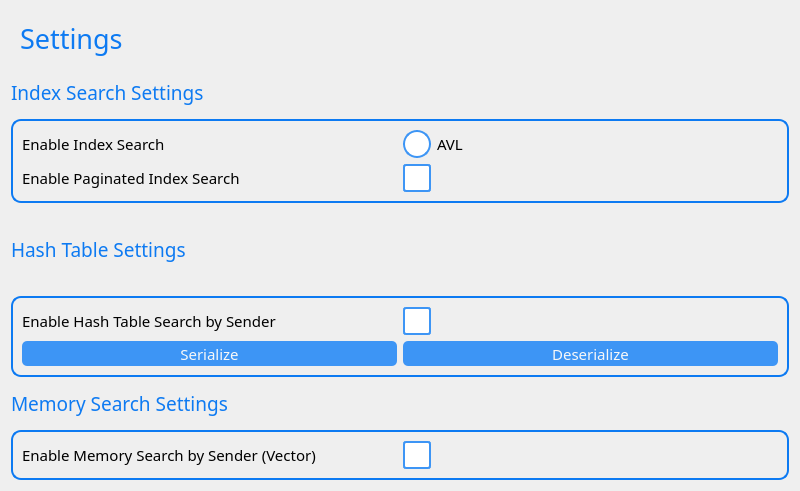
<?xml version="1.0" encoding="UTF-8"?>
<ui version="4.0">
 <class>SettingsWindow</class>
 <widget class="QWidget" name="SettingsWindow">
  <property name="geometry">
   <rect>
    <x>0</x>
    <y>0</y>
    <width>800</width>
    <height>491</height>
   </rect>
  </property>
  <property name="font">
   <font>
    <family>Montserrat</family>
   </font>
  </property>
  <property name="windowTitle">
   <string>Form</string>
  </property>
  <property name="styleSheet">
   <string notr="true">/**
 * Blue: rgb(61, 149, 245);
 * Hover Blue: rgb(13, 122, 242);
 * Light Hover Blue: rgb(187, 225, 250);
 * Red: rgb(242, 22, 43);
 * Hover Red: rgb(203, 11, 29);
 * Green: rgb(82, 224, 102);
 * Yellow: rgb(253, 214, 52);
 * Hover Yellow:  rgb(253, 205, 36);
 * Hover Green: rgb(39, 216, 63);
 * Light Gray: rgb(200, 200, 200);
 * Gray : rgb(239, 239, 239);
 * White: rgb(248, 248, 248);
 */

#SettingsWindow {
	background-color: rgb(239, 239, 239);
	border-radius: 10px;
}

QLabel {
	background-color: rgb(239, 239, 239);
}
QCheckBox::indicator {
   border: 2px solid rgb(61, 149, 245);
	width: 24px;
	height: 24px;
	border-radius: 3px;
    background: rgb(255, 255, 255);
}
QCheckBox::indicator:hover {
    border: 2px solid rgb(13, 122, 242);
}
QCheckBox::indicator:checked {
   border: 2px solid rgb(13, 122, 242);
	background: rgb(61, 149, 245);
	background-image: url(:/icons/checked.png);
}

QRadioButton::indicator {
    border: 2px solid rgb(61, 149, 245);
	width: 24px;
	height: 24px;
	border-radius: 14px;
    background: rgb(255, 255, 255);
}
QRadioButton::indicator:hover {
    border: 2px solid rgb(13, 122, 242);
}
QRadioButton::indicator:checked {
	border: 2px solid rgb(13, 122, 242);
    background: rgb(61, 149, 245);
	background-image: url(:/icons/checked.png);
}

QPushButton {
	background-color: rgb(61, 149, 245);
	color: rgb(248, 248, 248);
	border-radius: 5px;
}

QPushButton:hover {
	background-color: rgb(13, 122, 242);
}</string>
  </property>
  <layout class="QGridLayout" name="gridLayout">
   <item row="6" column="0" colspan="2">
    <widget class="QLabel" name="memorySearchSettingsLabel">
     <property name="font">
      <font>
       <family>Montserrat Light</family>
       <pointsize>14</pointsize>
       <weight>50</weight>
       <bold>false</bold>
      </font>
     </property>
     <property name="styleSheet">
      <string notr="true">#memorySearchSettingsLabel {
	color: rgb(13, 122, 242); 
}</string>
     </property>
     <property name="text">
      <string>Memory Search Settings</string>
     </property>
    </widget>
   </item>
   <item row="7" column="0" colspan="2">
    <widget class="QFrame" name="memorySearchFrame">
     <property name="font">
      <font>
       <family>Montserrat</family>
      </font>
     </property>
     <property name="styleSheet">
      <string notr="true">#memorySearchFrame {
	border: 2px solid rgb(13, 122, 242);
	border-radius: 10px;
}</string>
     </property>
     <property name="frameShape">
      <enum>QFrame::StyledPanel</enum>
     </property>
     <property name="frameShadow">
      <enum>QFrame::Raised</enum>
     </property>
     <layout class="QGridLayout" name="gridLayout_3">
      <item row="2" column="1">
       <widget class="QLabel" name="memorySearchBySenderLabel">
        <property name="font">
         <font>
          <family>Montserrat</family>
          <pointsize>11</pointsize>
         </font>
        </property>
        <property name="text">
         <string>Enable Memory Search by Sender (Vector)</string>
        </property>
        <property name="margin">
         <number>25</number>
        </property>
       </widget>
      </item>
      <item row="2" column="2">
       <widget class="QCheckBox" name="memorySearchCheckBox">
        <property name="text">
         <string/>
        </property>
       </widget>
      </item>
     </layout>
    </widget>
   </item>
   <item row="2" column="0" colspan="2">
    <widget class="QFrame" name="indexSearchFrame">
     <property name="font">
      <font>
       <family>Montserrat</family>
      </font>
     </property>
     <property name="styleSheet">
      <string notr="true">#indexSearchFrame {
	border: 2px solid rgb(13, 122, 242);
	border-radius: 10px;
}</string>
     </property>
     <property name="frameShape">
      <enum>QFrame::StyledPanel</enum>
     </property>
     <property name="frameShadow">
      <enum>QFrame::Raised</enum>
     </property>
     <layout class="QGridLayout" name="gridLayout_2">
      <item row="3" column="0">
       <widget class="QLabel" name="primaryIndexSearchLabel">
        <property name="font">
         <font>
          <family>Montserrat</family>
          <pointsize>11</pointsize>
         </font>
        </property>
        <property name="text">
         <string>Enable Index Search</string>
        </property>
        <property name="margin">
         <number>0</number>
        </property>
       </widget>
      </item>
      <item row="3" column="1">
       <widget class="QRadioButton" name="primaryIndexAVLButton">
        <property name="font">
         <font>
          <family>Montserrat</family>
          <pointsize>11</pointsize>
         </font>
        </property>
        <property name="text">
         <string>AVL</string>
        </property>
       </widget>
      </item>
      <item row="4" column="1">
       <widget class="QCheckBox" name="paginatedIndexCheckBox">
        <property name="text">
         <string/>
        </property>
       </widget>
      </item>
      <item row="4" column="0">
       <widget class="QLabel" name="paginatedIndexLabel">
        <property name="font">
         <font>
          <family>Montserrat</family>
          <pointsize>11</pointsize>
         </font>
        </property>
        <property name="text">
         <string>Enable Paginated Index Search</string>
        </property>
       </widget>
      </item>
     </layout>
    </widget>
   </item>
   <item row="0" column="0" colspan="2">
    <widget class="QFrame" name="menuFrame">
     <property name="minimumSize">
      <size>
       <width>0</width>
       <height>0</height>
      </size>
     </property>
     <property name="font">
      <font>
       <family>Montserrat</family>
       <pointsize>11</pointsize>
      </font>
     </property>
     <property name="frameShape">
      <enum>QFrame::NoFrame</enum>
     </property>
     <property name="frameShadow">
      <enum>QFrame::Raised</enum>
     </property>
     <layout class="QHBoxLayout" name="horizontalLayout_4">
      <item>
       <widget class="QLabel" name="settingsLabel">
        <property name="font">
         <font>
          <family>Montserrat Light</family>
          <pointsize>20</pointsize>
          <weight>50</weight>
          <bold>false</bold>
         </font>
        </property>
        <property name="styleSheet">
         <string notr="true">#settingsLabel {
	color: rgb(13, 122, 242); 
}</string>
        </property>
        <property name="text">
         <string>Settings</string>
        </property>
       </widget>
      </item>
     </layout>
    </widget>
   </item>
   <item row="1" column="0" colspan="2">
    <widget class="QLabel" name="indexSettingsLabel">
     <property name="font">
      <font>
       <family>Montserrat Light</family>
       <pointsize>14</pointsize>
       <weight>50</weight>
       <bold>false</bold>
      </font>
     </property>
     <property name="styleSheet">
      <string notr="true">#indexSettingsLabel {
	color: rgb(13, 122, 242); 
}</string>
     </property>
     <property name="text">
      <string>Index Search Settings</string>
     </property>
    </widget>
   </item>
   <item row="3" column="0" rowspan="2" colspan="2">
    <widget class="QLabel" name="hashTableSettingsLabel">
     <property name="font">
      <font>
       <family>Montserrat Light</family>
       <pointsize>14</pointsize>
       <weight>50</weight>
       <bold>false</bold>
      </font>
     </property>
     <property name="styleSheet">
      <string notr="true">#hashTableSettingsLabel {
	color: rgb(13, 122, 242); 
}</string>
     </property>
     <property name="text">
      <string>Hash Table Settings</string>
     </property>
    </widget>
   </item>
   <item row="5" column="0" colspan="2">
    <widget class="QFrame" name="hashTableSearchFrame">
     <property name="font">
      <font>
       <family>Montserrat</family>
      </font>
     </property>
     <property name="styleSheet">
      <string notr="true">#hashTableSearchFrame
 {
	border: 2px solid rgb(13, 122, 242);
	border-radius: 10px;
}</string>
     </property>
     <property name="frameShape">
      <enum>QFrame::StyledPanel</enum>
     </property>
     <property name="frameShadow">
      <enum>QFrame::Raised</enum>
     </property>
     <layout class="QGridLayout" name="gridLayout_5">
      <item row="3" column="3">
       <widget class="QCheckBox" name="hashTableCheckBox">
        <property name="text">
         <string/>
        </property>
       </widget>
      </item>
      <item row="3" column="0">
       <widget class="QLabel" name="hashTableSearchLabel">
        <property name="font">
         <font>
          <family>Montserrat</family>
          <pointsize>11</pointsize>
         </font>
        </property>
        <property name="text">
         <string>Enable Hash Table Search by Sender</string>
        </property>
        <property name="margin">
         <number>25</number>
        </property>
       </widget>
      </item>
      <item row="4" column="3">
       <widget class="QPushButton" name="deserializeButton">
        <property name="minimumSize">
         <size>
          <width>0</width>
          <height>25</height>
         </size>
        </property>
        <property name="font">
         <font>
          <family>Montserrat</family>
          <pointsize>11</pointsize>
         </font>
        </property>
        <property name="text">
         <string>Deserialize</string>
        </property>
       </widget>
      </item>
      <item row="4" column="0">
       <widget class="QPushButton" name="serializeButton">
        <property name="minimumSize">
         <size>
          <width>0</width>
          <height>25</height>
         </size>
        </property>
        <property name="font">
         <font>
          <family>Montserrat</family>
          <pointsize>11</pointsize>
         </font>
        </property>
        <property name="text">
         <string>Serialize</string>
        </property>
       </widget>
      </item>
     </layout>
    </widget>
   </item>
  </layout>
 </widget>
 <resources/>
 <connections/>
</ui>
